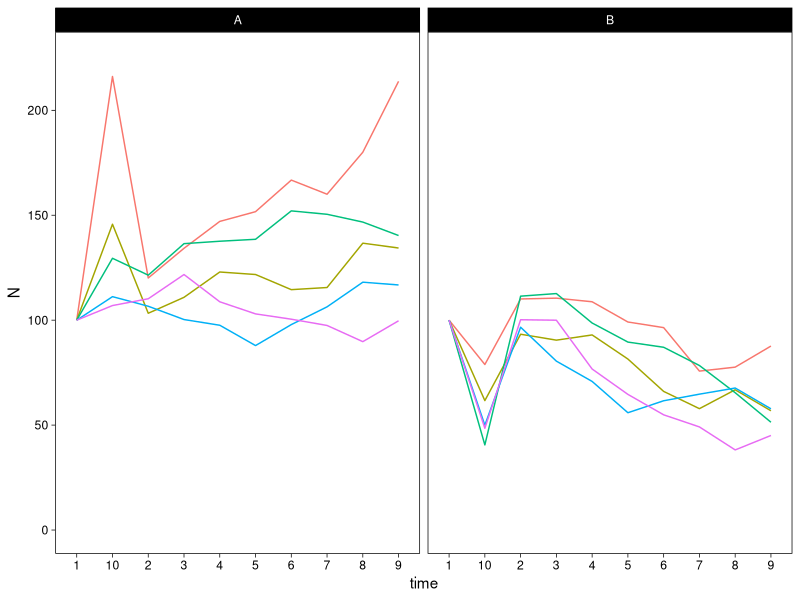

This figure's R source: (Note: this script raises an error after producing the figure.)
# Script to simulate population size over time for multiple paired populations 
# that are interacting together

# Interaction coefficient is constant through time
# All populations have the same "true" growth rate
# Observation error is added to the growth rate (varies randomly through time)
# Process error is added to the current population size (varies randomly thorugh time)

# load packages
require(tidyverse)
# set ggplot theme
theme_set(theme_linedraw() + theme(panel.grid = element_blank()))
# set seed for randomization
set.seed(2)

# parameters for simulation ----------------------------------------------------

n_pairs = 5 # number of population pairs to generate
gen = 10 # number of generations
N0 = 100
process = runif(n_pairs*gen, -N0/10, N0/10) # process error (environmental noise)
observation = runif(n_pairs*gen, -0.1, 0.1) # observation error

# current population sizes (t=0)
N0_A = rep(N0, n_pairs)
N0_B = rep(N0, n_pairs)

# growth rate
r = matrix(1, nrow = n_pairs, ncol = gen) 
# add observation error to growth rates
r_error = r + observation

# interaction coefficients (competition)
alpha_AB = -0.0005
alpha_BA = 0.0005

# process error (environmental noise)
proc_error = matrix(process, nrow = n_pairs, ncol = gen)

# run simulation --------------------------------------------------------------- 

# initialize matrix to store results (population sizes)
popsA <- as.matrix(N0_A)
popsB <- as.matrix(N0_B)

# calculate population sizes
# current population size * (growth rate + observation error) + environmental noise
for(t in 2:gen){
  # set A
  temp_A <- popsA[,t-1]*(r_error[,t] + alpha_BA*popsB[,t-1]) + proc_error[,t]
  temp_A[which(temp_A < 0)] <- 0 # assign 0 to negative population sizes
  popsA <- cbind(popsA, temp_A) # append resulting population size to results vector
  # set B
  temp_B <- popsB[,t-1]*(r_error[,t] + alpha_AB*popsA[,t-1]) + proc_error[,t]
  temp_B[which(temp_B < 0)] <- 0 # assign 0 to negative population sizes
  popsB <- cbind(popsB, temp_B) # append resulting population size to results vector
}

# plot results -----------------------------------------------------------------

# create vector of time values for plotting
time <- 1:gen

# function to wrangle the results into long format 
pops_long <- function(pops_df, n = n_pairs, g = gen, set_id) {
  pops_df = as.data.frame(pops_df)
  colnames(pops_df) = time
  pops_df = mutate(.data = pops_df, "popID" = paste(set_id, sprintf("pop%s", 1:n), sep = "-")) %>%
    pivot_longer(cols = 1:all_of(g), names_to = "time", values_to = "N") %>%
    separate(popID, into = c("set", "pop"), sep = "-", remove = FALSE)
}

# bind together
pops = rbind(pops_long(popsA, set_id = "A"), pops_long(popsB, set_id = "B"))

# plot
ggplot(pops) +
  geom_line(aes(x = time, y = N, group = popID, col = pop)) + 
  ylim(c(0, max(pops$N+10))) +
  facet_wrap(~set) + theme(legend.position = "none")

# save outputs -----------------------------------------------------------------
saveRDS(pops, "simulations/paired_antagonistic_l.RDS")
ggsave(filename = "paired_antagonistic_N.png", path = "figures/", plot = last_plot(),
       width = 7, height = 5, units = "in")

# calculate covariation --------------------------------------------------------

pops_w = cbind(t(popsA), t(popsB))

# plot covariation
png("figures/paired_antagonistic_cov.png", width = 500, height = 500)
cov(pops_w) %>% heatmap(Colv = NA, Rowv = NA, 
                        col = (colorRampPalette(RColorBrewer::brewer.pal(8, "RdYlGn"))(10)),
                        main = "Covariation")
dev.off()

# plot correlation
png("figures/paired_antagonistic_cor.png", width = 500, height = 500)
cor(pops_w) %>% heatmap(Colv = NA, Rowv = NA, 
                        col = (colorRampPalette(RColorBrewer::brewer.pal(8, "RdYlGn"))(10)), 
                        main = "Correlation")
dev.off()